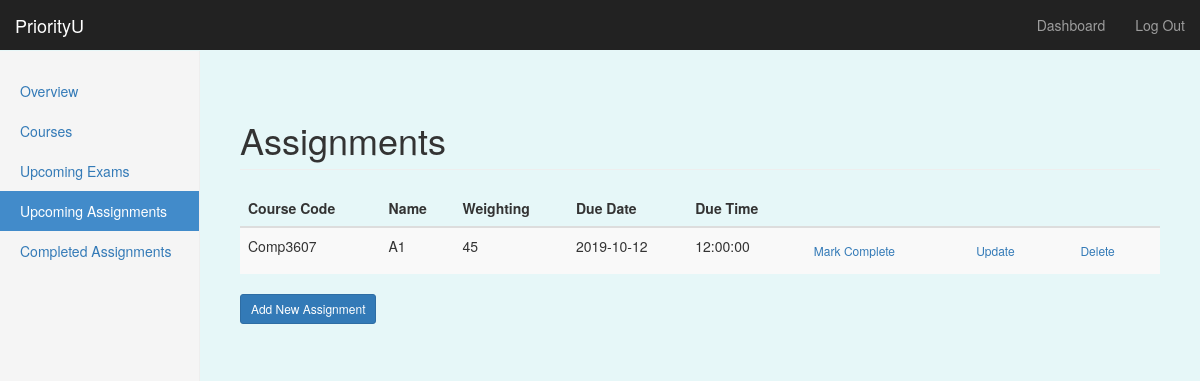
Page /dashboard/assignments (signed in) on the earlier database version.
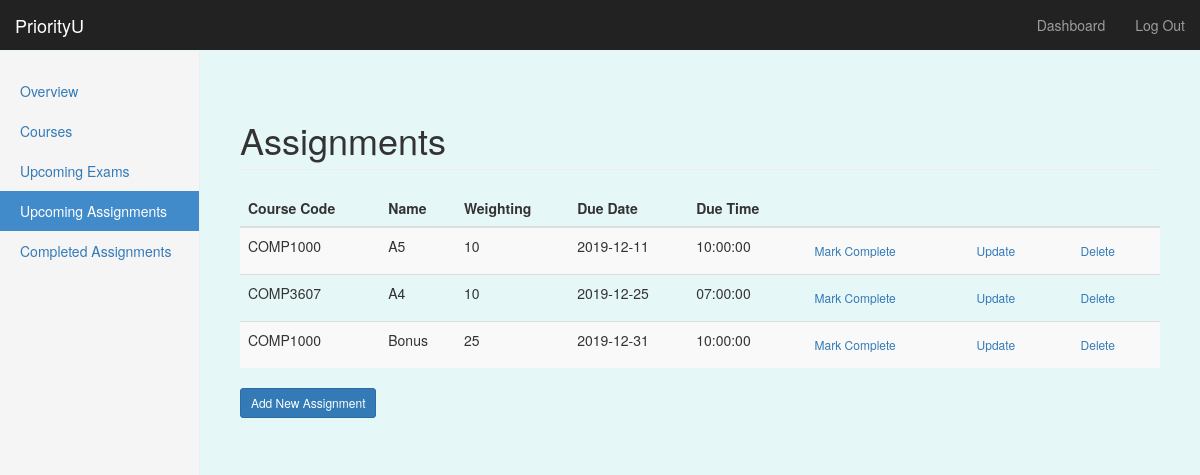
Same page on the later database version.
### priorityU/models/models.py (models this page shows, shortened)
class Assignment(db.Model): # Dominic 18/11- created model for assignment db
    __tablename__ = 'assignments'
    a_id = db.Column(db.Integer, primary_key=True)
    course_code = db.Column(db.String, db.ForeignKey('courses.course_code'))
    asg_name = db.Column(db.String, nullable=False)
    weighting = db.Column(db.Integer)
    due_date = db.Column(db.Date, nullable=False)
    due_time = db.Column(db.Time)
    complete = db.Column(db.Boolean, nullable=False)
    user_id = db.Column(db.Integer, db.ForeignKey('users.id'))

### priorityU/routes.py (the view)
@app.route('/dashboard/assignments')
@login_required
def assignments():
    user_asgs = Assignment.query.filter_by(user_id=current_user.get_id()).order_by(Assignment.due_date.asc()).all()
    return render_template('assignments.html', assignments=user_asgs, edit_state=False, add_state=False, form=None)

### priorityU/routes.py (called while the page is built)
@login_manager.user_loader
def load_user(user_id):
    return User.query.get(int(user_id))

### priorityU/templates/assignments.html (shortened to what this page needs)
{% extends "bootstrap/base.html" %}
{% import "bootstrap/wtf.html" as wtf %}
{% block styles %}
{{super()}}
<link rel="stylesheet" href="{{url_for('.static', filename='style.css')}}">
{% endblock %}
{% block content %}
    <nav class="navbar navbar-inverse navbar-fixed-top">
      <div class="container-fluid">
        <div class="navbar-header">
          <a class="navbar-brand" href="#">PriorityU</a>
        </div>
        <div id="navbar" class="navbar-collapse collapse">
          <ul class="nav navbar-nav navbar-right">
            <li><a href="#">Dashboard</a></li>
            <li><a href="{{ url_for('logout') }}">Log Out</a></li>
          </ul>
        </div>
      </div>
    </nav>
    <div class="container-fluid">
      <div class="row">
        <div class="col-sm-3 col-md-2 sidebar">
        <ul class="nav nav-sidebar">
            <li {% if request.endpoint == 'dashboard' %} class="active" {% endif %}> <a href="{{url_for('dashboard')}}">Overview</a></li>
            <li {% if request.endpoint == 'courses' %} class="active" {% endif %}><a href="{{url_for('courses')}}" id="tab2-id">Courses</a></li>
            <li {% if request.endpoint == 'exams' %} class="active" {% endif %}><a href="{{url_for('exams')}}">Upcoming Exams</a></li>
            <li {% if request.endpoint == 'assignments' %} class="active" {% endif %}><a href="{{url_for('assignments')}}">Upcoming Assignments</a></li>
            <li {% if request.endpoint == 'completed' %} class="active" {% endif %} ><a href="{{url_for('completed')}}">Completed Assignments</a></li>
        </ul>
      </div>
      {% if add_state  and form != None %}
      <form class="form-signin" method="POST">
            <h2 class="form-signin-heading">Add Assignment</h2>
            {{ form.hidden_tag() }}
            {{ wtf.form_field(form.course_code) }}
            {{ wtf.form_field(form.asg_name) }}
            {{ wtf.form_field(form.weighting) }}
            {{ wtf.form_field(form.due_date) }}
            {{ wtf.form_field(form.due_time) }}
            <button class="btn btn-lg btn-primary btn-sm" type="submit">Create</button>
            <a href="{{ url_for('assignments') }}">Back</a>
       </form>
      {% else %}
      <div class="col-sm-9 col-sm-offset-3 col-md-10 col-md-offset-2 main">
        <h1 class="page-header">Assignments</h1>
        <table class="table table-striped table-hover">
          <thead class="thead-dark">
              <tr>
                  <th>Course Code</th>
                  <th>Name</th>
                  <th>Weighting</th>
                  <th>Due Date</th>
                  <th>Due Time</th>
                  <th></th>
                  <th></th>
                  <th></th>
              </tr>
          </thead>
          <tbody>
              {% for a in assignments %}
                {% if a.complete == False %}
              <tr>
                  <td>{{a.course_code}}</td>
                  <td>{{a.asg_name}}</td>
                  <td>{{a.weighting}}</td>
                  <td>{{a.due_date}}</td>
                  <td>{{a.due_time}}</td>
                   <td>
                    <a href='/dashboard/markcomplete/{{a.a_id}}' class="btn btn-secondary btn-sm">Mark Complete</a>
                  </td>
                  <td>
                    <a href='/dashboard/updateassignment/{{a.a_id}}' class="btn btn-secondary btn-sm">Update</a>
                  </td>
                 <td>
                    <a href='/dashboard/assignments/{{a.a_id}}' class="btn btn-secondary btn-sm">Delete</a>
                  </td>
              </tr>
                {% endif %}
              {% endfor %}
          </tbody>
        </table>
        <h4><a href="{{ url_for('addAssignments') }}" class="btn btn-primary btn-sm">Add New Assignment</a></h4>
        {% endif %}
    </div>
    </div>
    </div>
{% endblock %}

Differences in the rows shown:
removed Assignment: course_code "Comp3607", asg_name "A1", weighting "45", due_date "2019-10-12", due_time "12:00:00"
added Assignment: course_code "COMP1000", asg_name "A5", weighting "10", due_date "2019-12-11", due_time "10:00:00"
added Assignment: course_code "COMP3607", asg_name "A4", weighting "10", due_date "2019-12-25", due_time "07:00:00"
added Assignment: course_code "COMP1000", asg_name "Bonus", weighting "25", due_date "2019-12-31", due_time "10:00:00"
